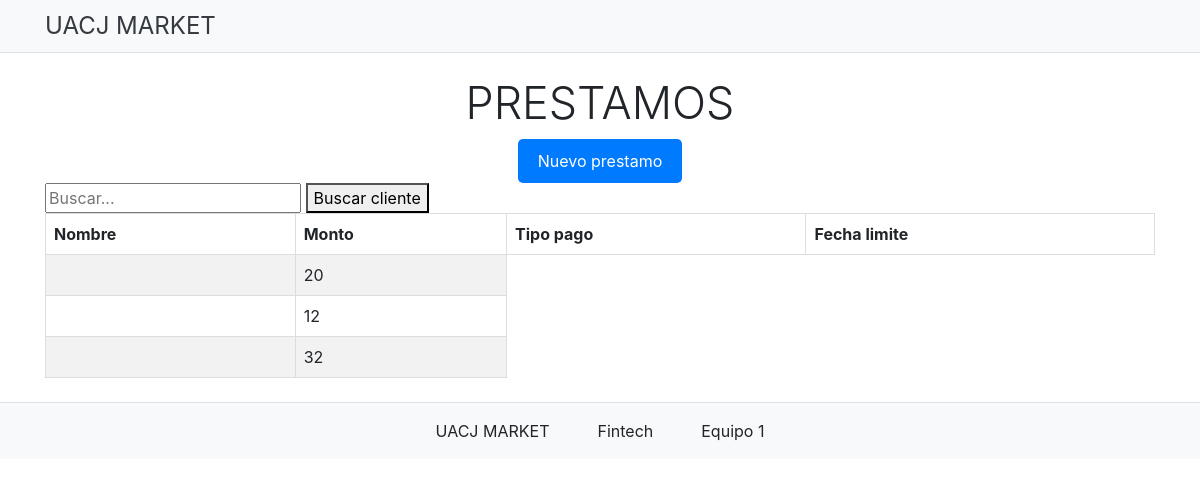
The page /prestamos/ on the database its author committed.
### sitio/models.py (models this page shows, shortened)
class prestamos(models.Model):
    Monto = models.IntegerField()
    TipoPago = models.CharField(max_length=90)
    FechaLimite = models.DateField()
    prestamo=models.ForeignKey(Carrito, null=True,blank=True,on_delete=models.CASCADE)

### sitio/views.py (the view)
# urls.py: path('prestamos/', views.prestamo,name='prestamos'),
def prestamo(request):
    dat = prestamos.objects.all()
    QP = request.GET.get("prestamo")
    if QP:
        dat = prestamos.objects.filter(
            Q(Monto__icontains=QP)
        ).distinct()
        dat = prestamos.objects.select_related('Carrito').all()
    return render(request, 'sitio/prestamos/prestamos.html',{'dat': dat})

### sitio/templates/sitio/prestamos/prestamos.html (shortened to what this page needs)
{% extends 'registration/layout.html' %} {% block content %}
<div class="prestamo">
    <h1 class="text-uppercase text-center display-4 title-form-register">PRESTAMOS</h1>
    <button class="custom-button";>Nuevo prestamo</button>
    <form method="GET">
        <input type="text" name="buscar" placeholder="Buscar..." value="{{ request.GET.prestamo }}">
        <button type="submit">Buscar cliente</button>
    </form>
    <table>
        <tr>
            <th>Nombre</th>
            <th>Monto</th>
            <th>Tipo pago</th>
            <th>Fecha limite</th>
        </tr>
            {% for dats in dat %}
            <tr>
                <td>{{ dats.usuario.usuario }}</td>
                <td>{{dats.Monto}}</td>
            </tr>
        {% endfor %}
    </table>
</div>
{% endblock %}

### sitio/static/sitio/style.css (style rules this page uses)
.title-form-register { font-size: 2.8em; }

### sitio/templates/sitio/prestamos/prestamos.html (style rules this page uses)
table { border-collapse: collapse; width: 100%; }
th, td { border: 1px solid #dddddd; text-align: left; padding: 8px; }
tr:nth-child(even) { background-color: #f2f2f2; }
.custom-button { background-color: #007bff; color: white; border: none; padding: 10px 20px; border-radius: 5px; cursor: pointer; display: block; margin: 0 auto; }
h1 { text-align: center; }

### rows shown on the page
prestamos: Monto "20"
prestamos: Monto "12"
prestamos: Monto "32"
